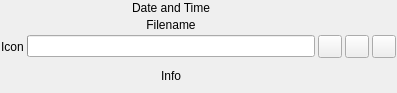
<?xml version="1.0" encoding="UTF-8"?>
<ui version="4.0">
 <class>DownloadItem</class>
 <widget class="QWidget" name="DownloadItem">
  <property name="geometry">
   <rect>
    <x>0</x>
    <y>0</y>
    <width>397</width>
    <height>93</height>
   </rect>
  </property>
  <property name="sizePolicy">
   <sizepolicy hsizetype="Preferred" vsizetype="Expanding">
    <horstretch>0</horstretch>
    <verstretch>0</verstretch>
   </sizepolicy>
  </property>
  <property name="windowTitle">
   <string/>
  </property>
  <layout class="QHBoxLayout" name="horizontalLayout">
   <property name="spacing">
    <number>3</number>
   </property>
   <property name="leftMargin">
    <number>1</number>
   </property>
   <property name="topMargin">
    <number>1</number>
   </property>
   <property name="rightMargin">
    <number>1</number>
   </property>
   <property name="bottomMargin">
    <number>1</number>
   </property>
   <item>
    <widget class="QLabel" name="fileIcon">
     <property name="text">
      <string>Icon</string>
     </property>
    </widget>
   </item>
   <item>
    <layout class="QVBoxLayout" name="verticalLayout">
     <property name="spacing">
      <number>3</number>
     </property>
     <item>
      <widget class="QLabel" name="datetimeLabel">
       <property name="text">
        <string>Date and Time</string>
       </property>
       <property name="alignment">
        <set>Qt::AlignCenter</set>
       </property>
       <property name="wordWrap">
        <bool>true</bool>
       </property>
      </widget>
     </item>
     <item>
      <widget class="QLabel" name="filenameLabel">
       <property name="sizePolicy">
        <sizepolicy hsizetype="Expanding" vsizetype="Preferred">
         <horstretch>0</horstretch>
         <verstretch>0</verstretch>
        </sizepolicy>
       </property>
       <property name="text">
        <string>Filename</string>
       </property>
       <property name="alignment">
        <set>Qt::AlignCenter</set>
       </property>
       <property name="wordWrap">
        <bool>true</bool>
       </property>
      </widget>
     </item>
     <item>
      <widget class="QProgressBar" name="progressBar"/>
     </item>
     <item>
      <widget class="QLabel" name="infoLabel">
       <property name="sizePolicy">
        <sizepolicy hsizetype="Expanding" vsizetype="Expanding">
         <horstretch>0</horstretch>
         <verstretch>0</verstretch>
        </sizepolicy>
       </property>
       <property name="text">
        <string notr="true">Info</string>
       </property>
       <property name="alignment">
        <set>Qt::AlignCenter</set>
       </property>
       <property name="wordWrap">
        <bool>true</bool>
       </property>
      </widget>
     </item>
    </layout>
   </item>
   <item>
    <widget class="QToolButton" name="pauseButton">
     <property name="toolTip">
      <string>Press to pause the download</string>
     </property>
     <property name="text">
      <string/>
     </property>
     <property name="checkable">
      <bool>true</bool>
     </property>
    </widget>
   </item>
   <item>
    <widget class="QToolButton" name="stopButton">
     <property name="toolTip">
      <string>Press to cancel the download</string>
     </property>
     <property name="text">
      <string/>
     </property>
    </widget>
   </item>
   <item>
    <widget class="QToolButton" name="openButton">
     <property name="toolTip">
      <string>Press to open the downloaded file</string>
     </property>
     <property name="text">
      <string/>
     </property>
    </widget>
   </item>
  </layout>
 </widget>
 <tabstops>
  <tabstop>pauseButton</tabstop>
  <tabstop>stopButton</tabstop>
  <tabstop>openButton</tabstop>
 </tabstops>
 <resources/>
 <connections/>
</ui>
